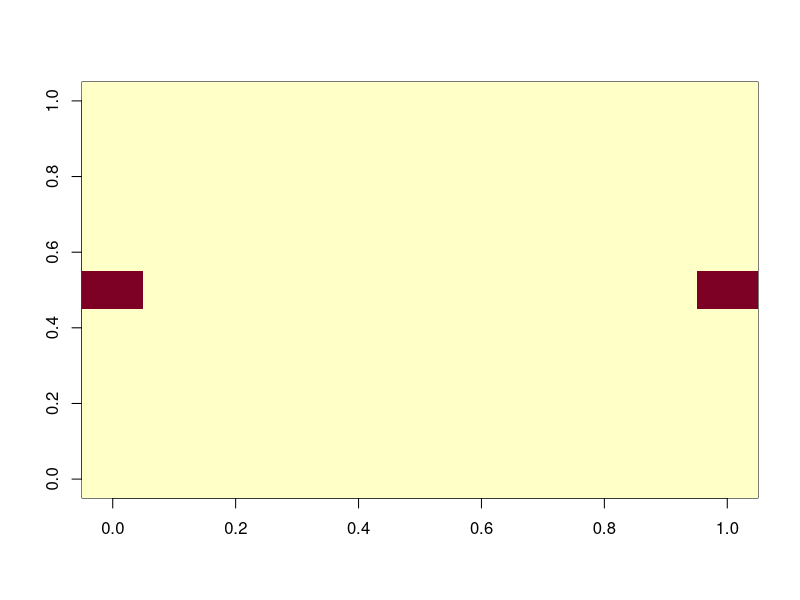
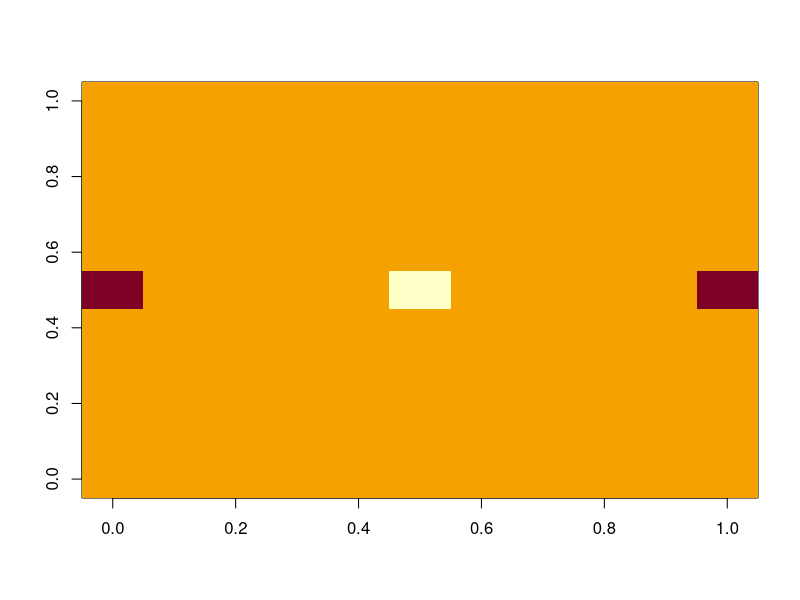

Write the R code that produced these figures, in order. (Note: this script raises an error after producing the figures.)
## ---- chunk 1

library(pracma)
library(Hmisc)
library(gplots)

rm(list=ls())
#follow that rat!

#an ABM for rats social foraging

#all rats start with an equal probability of following another rat or doing their 
#own thing (<- NEED TO THINK OF HOW TO BUILD THIS IN)

#all rats have a simple linear operator to learn the value of states of different locations
#they build a map of the quickest way to reach a goal

#this value generalizes to all surrounding rats according to some spatial-gradient
#decay



## ---- chunk 2

#params

#world size
rows = 11
cols = rows

#rats
n_rats = 1
p_move = 1

start_position <- c(6,6)

#learning rates
alpha <- runif(n_rats,0,0.1)

total_steps = 100000
sims = 1000
mem_length = 10; 


## ---- chunk 3
#initial world_matrix
world_matrix <- matrix(data=NA, nrow = rows, ncol = cols)
world_matrix[is.na(world_matrix)] <- 0

#initialize rat representations of world_matrix
rat_representation <- NULL
for (i in 1:n_rats)
{
  rat_representation[[i]] <- world_matrix
}


#place reinforcers in the world
world_matrix[6,11]<-1
world_matrix[6,1]<-1


image(t(world_matrix))


world_matrix_wstart <-  world_matrix
world_matrix_wstart[start_position[1],start_position[2]]<- -1

image(t(world_matrix_wstart))


## ---- chunk 4

#functions

move_rat <- function(n_rats,p_move)
{

  #which rats decide to move
  rats_move <- runif(n_rats,0,1)
  p_move_rat<- rats_move
  p_move_rat[rats_move<=p_move] <- 1
  p_move_rat[rats_move>p_move] <- 0
  return(p_move_rat)
  
}

#get all adjacent locations
find_locations <- function(n_rats,rats_moving,coord_matrix,max_idx)
{
  #find adjacent locations 
  possible_coords_earat <- NULL
  for (i in 1:n_rats)
  {
    current_coords <- coord_matrix[i,]
    adjacent_coords <- pracma::repmat(current_coords,8,1)
    if (rats_moving[i] ==1)
    {
    #north
    adjacent_coords[1,1]<-adjacent_coords[1,1]-1
    #northwest
    adjacent_coords[2,]<-adjacent_coords[2,]-1
    #west
    adjacent_coords[3,2]<-adjacent_coords[3,2]-1
    #southwest
    adjacent_coords[4,1]<-adjacent_coords[4,1]+1
    adjacent_coords[4,2]<-adjacent_coords[4,2]-1
    #south
    adjacent_coords[5,1]<-adjacent_coords[5,1]+1
    #southeast
    adjacent_coords[6,]<-adjacent_coords[6,]+1
    #east
    adjacent_coords[7,2]<-adjacent_coords[7,2]+1
    #northeast
    adjacent_coords[8,1]<-adjacent_coords[8,1]-1
    adjacent_coords[8,2]<-adjacent_coords[8,2]+1

    adjacent_coords[adjacent_coords>max_idx]<-NA
    adjacent_coords[adjacent_coords<1]<-NA
    adjacent_coords <- adjacent_coords[complete.cases(adjacent_coords),]
    possible_coords_earat[[i]] <- adjacent_coords
    }
    else
    {
      possible_coords_earat[[i]] <- adjacent_coords
    }
  }
  return(possible_coords_earat)
}


choice <- function(n_rats,possible_coords,rat_representation)
{
  coord_choice <- NULL
  for (i in 1:n_rats)
  {
    pcoords <- possible_coords[[i]]
    temp_matrix <- rat_representation[[i]]
    coord_values <- temp_matrix[pcoords]
    multiple_max <- coord_values==max(coord_values)
    if (sum(multiple_max) == 1)
    {
      select_coord <- pcoords[which.max(coord_values),]
    } else {
      rselect <- sample(which(multiple_max %in% c(TRUE)),1)
      select_coord <- pcoords[rselect,]
    }
    coord_choice[[i]] <- select_coord
  }
  return(coord_choice)
}

state_reward_update <- function(n_rats,selected_coords,world_matrix,
                                rat_representation,mem_coords,alpha)
{
  for (i in 1:n_rats)
  {

    temp_coord <- selected_coords[[i]]
    prev_coord <- mem_coords[,1:2,i]
    reward_coord <- find.matches(t(as.matrix(temp_coord)),prev_coord)
    prev_coord <- prev_coord[-reward_coord$matches[1],]
    prev_coord <- na.omit(prev_coord)
    temp_mat <- rat_representation[[i]]
    reward <- world_matrix[temp_coord[1],temp_coord[2]]
    #update current state
    temp_mat[temp_coord[1],temp_coord[2]] <- 
      temp_mat[temp_coord[1],temp_coord[2]] + 
      alpha[i]*(reward - temp_mat[temp_coord[1],temp_coord[2]])
    #update previous states
    dist_from_reward <- mem_coords[,3,i]
    dist_from_reward <- na.omit(dist_from_reward)
    dist_from_reward <- dist_from_reward/max(dist_from_reward)
    dist_from_reward <- dist_from_reward[dist_from_reward < 1.0]
    
    temp_mat[prev_coord] <- temp_mat[prev_coord] + 
      (0.5*dist_from_reward)*alpha[i]*(reward - temp_mat[prev_coord])
    
    #collect rat representation
    rat_representation[[i]] <- temp_mat
  }
  return(list(reward,rat_representation))
}

update_coords <- function(n_rats,selected_coords)
{
  updated_coords <- matrix(data=t(as.data.frame(selected_coords)),
                           nrow = n_rats,ncol = 2)
  return(updated_coords)
}


## ---- chunk 5

#data_collection11
collect_coord_mat <- array(data=NA,
                           dim=c(total_steps,2,sims,n_rats))

for (s in 1:sims)
{
  #initialize rats and start in center of matrix
  coord_matrix <- matrix(data=NA,nrow=n_rats,ncol=2)
  coord_matrix[,c(1:2)]<-start_position
  collect_coord_mat[1,,s,1] <- coord_matrix
  
  #memory of coords
  mem_coords<-array(data=NA,c(mem_length,3,n_rats))

  r = 0
  steps = 0
  mem_step = 0
  
  while (r < 1)
  {
    steps <- steps + 1
    mem_step = mem_step + 1
    if (mem_step > mem_length) {mem_step = 1}
    rats_moving <- move_rat(n_rats,p_move)
    possible_coords <- find_locations(n_rats,rats_moving,coord_matrix,rows)
    selected_coords <- choice(n_rats,possible_coords,rat_representation)
    ##create memory buffer to track coordinates in a session and then
    #update in proportion to distance from the reward
    mem_coords[mem_step,1:2,1] <- selected_coords[[1]]
    mem_coords[mem_step,3,1] <- 1
    reward_and_rep <- state_reward_update(n_rats,selected_coords,world_matrix,
                                          rat_representation,mem_coords,alpha)
    coord_matrix <- update_coords(n_rats,selected_coords)
    collect_coord_mat[steps+1,,s,1]<-coord_matrix[1,]
  
    r <- reward_and_rep[[1]]
    rat_representation[[1]] <- reward_and_rep[[2]][[1]]
    mem_coords[,3,1] <- mem_coords[,3,1]*0.8


  }
}


plot(collect_coord_mat[,1,sims,1],collect_coord_mat[,2,sims,1])
# plot(collect_coord_mat[,1,2],collect_coord_mat[,2,2])


plot(collect_coord_mat[c(1:steps),1,sims,1],col="blue", ylim=c(1,11))
points(collect_coord_mat[c(1:steps),2,sims,1],col="red")
lines(collect_coord_mat[c(1:steps),1,sims,1],col="blue")
lines(collect_coord_mat[c(1:steps),2,sims,1],col="red")

# plot(collect_coord_mat[c(1:steps),1,2],col="blue")
# points(collect_coord_mat[c(1:steps),2,2],col="red")
# lines(collect_coord_mat[c(1:steps),1,2],col="blue")
# lines(collect_coord_mat[c(1:steps),2,2],col="red")
